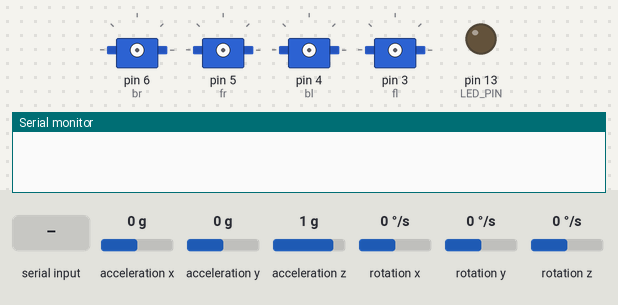
Bench run of a sketch on a simulated Arduino Leonardo, built with avr-gcc and run on an emulated ATmega32U4. Shown: 4 × servo, output pins drawn as LEDs (lit = HIGH), the last lines printed to the serial monitor. Wiring (inferred from the names in the program): 4 × servo: signal pin 3 / signal pin 4 / signal pin 5 / signal pin 6. Dashed ring = blinking. Inputs (shaded band) come from the test bench; at power-on: acceleration x 0 g, rotation z 0 °/s, acceleration z 1 g, acceleration y 0 g, rotation x 0 °/s, rotation y 0 °/s. The sensor or clock chip raises its interrupt line as the real part does; servo pulses on a pin are drawn as a servo (544–2400 µs = 0–180°); pins used as bus, display or sensor lines are not drawn.

Above: at 0.1 s.
At 1.7 s:
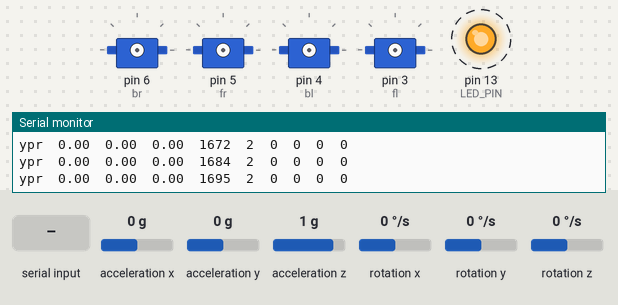
1.8 s: byte 255 (255) received over Serial
4.8 s: acceleration x set to -1.4 g
7.8 s: "1\n" received over Serial
10.8 s: rotation z set to 100 °/s
13.8 s: acceleration z set to -1.4 g
At 13.95 s:
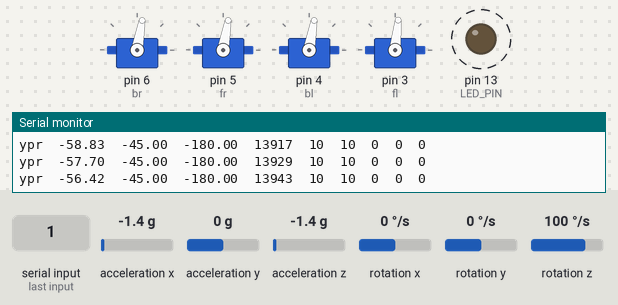
Timing chart, 0 to 20.8 s (numbered marks = the images above; inputs shaded):
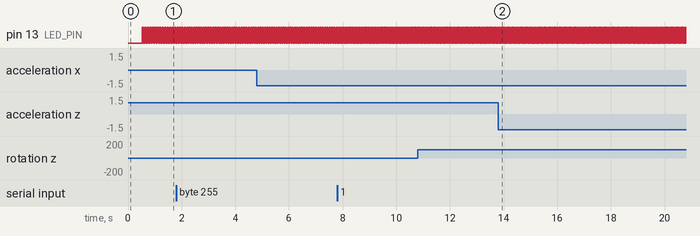

The sketch:

speedcontroller.ino
```cpp
// I2C device class (I2Cdev) demonstration Arduino sketch for MPU6050 class using DMP (MotionApps v2.0)
// 6/21/2012 by Jeff Rowberg <jeff@rowberg.net>
// Updates should (hopefully) always be available at https://github.com/jrowberg/i2cdevlib
//
// Changelog:
//      2013-05-08 - added seamless Fastwire support
//                 - added note about gyro calibration
//      2012-06-21 - added note about Arduino 1.0.1 + Leonardo compatibility error
//      2012-06-20 - improved FIFO overflow handling and simplified read process
//      2012-06-19 - completely rearranged DMP initialization code and simplification
//      2012-06-13 - pull gyro and accel data from FIFO packet instead of reading directly
//      2012-06-09 - fix broken FIFO read sequence and change interrupt detection to RISING
//      2012-06-05 - add gravity-compensated initial reference frame acceleration output
//                 - add 3D math helper file to DMP6 example sketch
//                 - add Euler output and Yaw/Pitch/Roll output formats
//      2012-06-04 - remove accel offset clearing for better results (thanks Sungon Lee)
//      2012-06-01 - fixed gyro sensitivity to be 2000 deg/sec instead of 250
//      2012-05-30 - basic DMP initialization working

/* ============================================
I2Cdev device library code is placed under the MIT license
Copyright (c) 2012 Jeff Rowberg

Permission is hereby granted, free of charge, to any person obtaining a copy
of this software and associated documentation files (the "Software"), to deal
in the Software without restriction, including without limitation the rights
to use, copy, modify, merge, publish, distribute, sublicense, and/or sell
copies of the Software, and to permit persons to whom the Software is
furnished to do so, subject to the following conditions:

The above copyright notice and this permission notice shall be included in
all copies or substantial portions of the Software.

THE SOFTWARE IS PROVIDED "AS IS", WITHOUT WARRANTY OF ANY KIND, EXPRESS OR
IMPLIED, INCLUDING BUT NOT LIMITED TO THE WARRANTIES OF MERCHANTABILITY,
FITNESS FOR A PARTICULAR PURPOSE AND NONINFRINGEMENT. IN NO EVENT SHALL THE
AUTHORS OR COPYRIGHT HOLDERS BE LIABLE FOR ANY CLAIM, DAMAGES OR OTHER
LIABILITY, WHETHER IN AN ACTION OF CONTRACT, TORT OR OTHERWISE, ARISING FROM,
OUT OF OR IN CONNECTION WITH THE SOFTWARE OR THE USE OR OTHER DEALINGS IN
THE SOFTWARE.
===============================================
*/

// I2Cdev and MPU6050 must be installed as libraries, or else the .cpp/.h files
// for both classes must be in the include path of your project
#include "I2Cdev.h"

#include "MPU6050_6Axis_MotionApps20.h"
//#include "MPU6050.h" // not necessary if using MotionApps include file

#include "SoftwareServo.h"

// Arduino Wire library is required if I2Cdev I2CDEV_ARDUINO_WIRE implementation
// is used in I2Cdev.h
#if I2CDEV_IMPLEMENTATION == I2CDEV_ARDUINO_WIRE
    #include "Wire.h"
#endif

// class default I2C address is 0x68
// specific I2C addresses may be passed as a parameter here
// AD0 low = 0x68 (default for SparkFun breakout and InvenSense evaluation board)
// AD0 high = 0x69
MPU6050 mpu;
//MPU6050 mpu(0x69); // <-- use for AD0 high

/* =========================================================================
   NOTE: In addition to connection 3.3v, GND, SDA, and SCL, this sketch
   depends on the MPU-6050's INT pin being connected to the Arduino's
   external interrupt #0 pin. On the Arduino Uno and Mega 2560, this is
   digital I/O pin 2.
 * ========================================================================= */

/* =========================================================================
   NOTE: Arduino v1.0.1 with the Leonardo board generates a compile error
   when using Serial.write(buf, len). The Teapot output uses this method.
   The solution requires a modification to the Arduino USBAPI.h file, which
   is fortunately simple, but annoying. This will be fixed in the next IDE
   release. For more info, see these links:

   http://arduino.cc/forum/index.php/topic,109987.0.html
   http://code.google.com/p/arduino/issues/detail?id=958
 * ========================================================================= */


// uncomment "OUTPUT_READABLE_QUATERNION" if you want to see the actual
// quaternion components in a [w, x, y, z] format (not best for parsing
// on a remote host such as Processing or something though)
//#define OUTPUT_READABLE_QUATERNION

// uncomment "OUTPUT_READABLE_EULER" if you want to see Euler angles
// (in degrees) calculated from the quaternions coming from the FIFO.
// Note that Euler angles suffer from gimbal lock (for more info, see
// http://en.wikipedia.org/wiki/Gimbal_lock)
//#define OUTPUT_READABLE_EULER

// uncomment "OUTPUT_READABLE_YAWPITCHROLL" if you want to see the yaw/
// pitch/roll angles (in degrees) calculated from the quaternions coming
// from the FIFO. Note this also requires gravity vector calculations.
// Also note that yaw/pitch/roll angles suffer from gimbal lock (for
// more info, see: http://en.wikipedia.org/wiki/Gimbal_lock)
//#define OUTPUT_READABLE_YAWPITCHROLL

// uncomment "OUTPUT_READABLE_YAWPITCHROLL" if you want to see the yaw/
// pitch/roll angles (in degrees) calculated from the quaternions coming
// from the FIFO. Note this also requires gravity vector calculations.
// Also note that yaw/pitch/roll angles suffer from gimbal lock (for
// more info, see: http://en.wikipedia.org/wiki/Gimbal_lock)
#define OUTPUT_READABLE_QUADCOPTER

// uncomment "OUTPUT_READABLE_REALACCEL" if you want to see acceleration
// components with gravity removed. This acceleration reference frame is
// not compensated for orientation, so +X is always +X according to the
// sensor, just without the effects of gravity. If you want acceleration
// compensated for orientation, us OUTPUT_READABLE_WORLDACCEL instead.
//#define OUTPUT_READABLE_REALACCEL

// uncomment "OUTPUT_READABLE_WORLDACCEL" if you want to see acceleration
// components with gravity removed and adjusted for the world frame of
// reference (yaw is relative to initial orientation, since no magnetometer
// is present in this case). Could be quite handy in some cases.
//#define OUTPUT_READABLE_WORLDACCEL

// uncomment "OUTPUT_TEAPOT" if you want output that matches the
// format used for the InvenSense teapot demo
//#define OUTPUT_TEAPOT


#define LED_PIN 13 // (Arduino is 13, Teensy is 11, Teensy++ is 6)
bool blinkState = false;

// MPU control/status vars
bool dmpReady = false;  // set true if DMP init was successful
uint8_t mpuIntStatus;   // holds actual interrupt status byte from MPU
uint8_t devStatus;      // return status after each device operation (0 = success, !0 = error)
uint16_t packetSize;    // expected DMP packet size (default is 42 bytes)
uint16_t fifoCount;     // count of all bytes currently in FIFO
uint8_t fifoBuffer[64]; // FIFO storage buffer

// orientation/motion vars
Quaternion q;           // [w, x, y, z]         quaternion container
VectorInt16 aa;         // [x, y, z]            accel sensor measurements
VectorInt16 aaReal;     // [x, y, z]            gravity-free accel sensor measurements
VectorInt16 aaWorld;    // [x, y, z]            world-frame accel sensor measurements
VectorFloat gravity;    // [x, y, z]            gravity vector
float euler[3];         // [psi, theta, phi]    Euler angle container
float ypr[3];           // [yaw, pitch, roll]   yaw/pitch/roll container and gravity vector

// packet structure for InvenSense teapot demo
uint8_t teapotPacket[14] = { '$', 0x02, 0,0, 0,0, 0,0, 0,0, 0x00, 0x00, '\r', '\n' };


// ================================================================
// ===               INTERRUPT DETECTION ROUTINE                ===
// ================================================================

volatile bool mpuInterrupt = false;     // indicates whether MPU interrupt pin has gone high
void dmpDataReady() {
    mpuInterrupt = true;
}

int fl_pin = 3;
int bl_pin = 4;
int fr_pin = 5;
int br_pin = 6;

int fl_power = 0, bl_power = 0, fr_power = 0, br_power = 0;
bool nextRead_fl = true, nextRead_bl = false, nextRead_fr = false, nextRead_br = false;
int c = 2;

long motor_watchdog = millis();

SoftwareServo fl, bl, fr, br;

const uint16_t PWM_MIN_PULSE_WIDTH = 1350;
const uint16_t PWM_MAX_PULSE_WIDTH = 2400;

bool areServosAttached = false;

void setServoAttachment(bool value)
{
  if(value)
  {
    if (!areServosAttached)
    {
      fl.attach(3);
      fl.setMinimumPulse(PWM_MIN_PULSE_WIDTH);
      fl.setMaximumPulse(PWM_MAX_PULSE_WIDTH);
      fl.write(0);
      bl.attach(4);
      bl.setMinimumPulse(PWM_MIN_PULSE_WIDTH);
      bl.setMaximumPulse(PWM_MAX_PULSE_WIDTH);
      bl.write(0);
      fr.attach(5);
      fr.setMinimumPulse(PWM_MIN_PULSE_WIDTH);
      fr.setMaximumPulse(PWM_MAX_PULSE_WIDTH);
      fr.write(0);
      br.attach(6);
      br.setMinimumPulse(PWM_MIN_PULSE_WIDTH);
      br.setMaximumPulse(PWM_MAX_PULSE_WIDTH);
      br.write(0);
      areServosAttached = true;
    }
  }
  else
  {
    if (areServosAttached)
    {
      fl.detach();
      bl.detach();
      fr.detach();
      br.detach();
      areServosAttached = false;
    }
  }
}

// ================================================================
// ===                      INITIAL SETUP                       ===
// ================================================================

void setup() {
    // join I2C bus (I2Cdev library doesn't do this automatically)
    #if I2CDEV_IMPLEMENTATION == I2CDEV_ARDUINO_WIRE
        Wire.begin();
        TWBR = 24; // 400kHz I2C clock (200kHz if CPU is 8MHz)
    #elif I2CDEV_IMPLEMENTATION == I2CDEV_BUILTIN_FASTWIRE
        Fastwire::setup(400, true);
    #endif

    // initialize serial communication
    // (115200 chosen because it is required for Teapot Demo output, but it's
    // really up to you depending on your project)
    Serial.begin(115200);
    while (!Serial); // wait for Leonardo enumeration, others continue immediately

    // NOTE: 8MHz or slower host processors, like the Teensy @ 3.3v or Ardunio
    // Pro Mini running at 3.3v, cannot handle this baud rate reliably due to
    // the baud timing being too misaligned with processor ticks. You must use
    // 38400 or slower in these cases, or use some kind of external separate
    // crystal solution for the UART timer.

    // initialize device
    //Serial.println(F("Initializing I2C devices..."));
    mpu.initialize();

    // verify connection
    //Serial.println(F("Testing device connections..."));
    //Serial.println(mpu.testConnection() ? F("MPU6050 connection successful") : F("MPU6050 connection failed"));

    // wait for ready
    //Serial.println(F("\nSend any character to begin DMP programming and demo: "));
    //while (Serial.available() && Serial.read()); // empty buffer
    //while (!Serial.available());                 // wait for data
    //while (Serial.available() && Serial.read()); // empty buffer again

    // load and configure the DMP
    //Serial.println(F("Initializing DMP..."));
    devStatus = mpu.dmpInitialize();

    // supply your own gyro offsets here, scaled for min sensitivity
    mpu.setXGyroOffset(220);
    mpu.setYGyroOffset(76);
    mpu.setZGyroOffset(-85);
    mpu.setZAccelOffset(1788); // 1688 factory default for my test chip

    // make sure it worked (returns 0 if so)
    if (devStatus == 0) {
        // turn on the DMP, now that it's ready
        //Serial.println(F("Enabling DMP..."));
        mpu.setDMPEnabled(true);

        // enable Arduino interrupt detection
        //Serial.println(F("Enabling interrupt detection (Arduino external interrupt 0)..."));
        attachInterrupt(0, dmpDataReady, RISING);
        mpuIntStatus = mpu.getIntStatus();

        // set our DMP Ready flag so the main loop() function knows it's okay to use it
        //Serial.println(F("DMP ready! Waiting for first interrupt..."));
        dmpReady = true;

        // get expected DMP packet size for later comparison
        packetSize = mpu.dmpGetFIFOPacketSize();
    } else {
        // ERROR!
        // 1 = initial memory load failed
        // 2 = DMP configuration updates failed
        // (if it's going to break, usually the code will be 1)
        //Serial.print(F("DMP Initialization failed (code "));
        //Serial.print(devStatus);
        //Serial.println(F(")"));
    }

    // configure LED for output
    pinMode(LED_PIN, OUTPUT);

    setServoAttachment(true);
}


// ================================================================
// ===                    MAIN PROGRAM LOOP                     ===
// ================================================================

void loop() {
    // if programming failed, don't try to do anything
    if (!dmpReady) return;

    // wait for MPU interrupt or extra packet(s) available
    while (!mpuInterrupt && fifoCount < packetSize) {
        // other program behavior stuff here
        // .
        // .
        // .
        // if you are really paranoid you can frequently test in between other
        // stuff to see if mpuInterrupt is true, and if so, "break;" from the
        // while() loop to immediately process the MPU data
        // .
        // .
        // .
    }

    // reset interrupt flag and get INT_STATUS byte
    mpuInterrupt = false;
    mpuIntStatus = mpu.getIntStatus();

    // get current FIFO count
    fifoCount = mpu.getFIFOCount();

    // check for overflow (this should never happen unless our code is too inefficient)
    if ((mpuIntStatus & 0x10) || fifoCount == 1024) {
        // reset so we can continue cleanly
        mpu.resetFIFO();
        //Serial.println(F("FIFO overflow!"));

    // otherwise, check for DMP data ready interrupt (this should happen frequently)
    } else if (mpuIntStatus & 0x02) {
        // wait for correct available data length, should be a VERY short wait
        while (fifoCount < packetSize) fifoCount = mpu.getFIFOCount();

        // read a packet from FIFO
        mpu.getFIFOBytes(fifoBuffer, packetSize);

        // track FIFO count here in case there is > 1 packet available
        // (this lets us immediately read more without waiting for an interrupt)
        fifoCount -= packetSize;

        #ifdef OUTPUT_READABLE_QUATERNION
            // display quaternion values in easy matrix form: w x y z
            mpu.dmpGetQuaternion(&q, fifoBuffer);
            Serial.print("quat\t");
            Serial.print(q.w);
            Serial.print("\t");
            Serial.print(q.x);
            Serial.print("\t");
            Serial.print(q.y);
            Serial.print("\t");
            Serial.println(q.z);
        #endif

        #ifdef OUTPUT_READABLE_EULER
            // display Euler angles in degrees
            mpu.dmpGetQuaternion(&q, fifoBuffer);
            mpu.dmpGetEuler(euler, &q);
            Serial.print("euler\t");
            Serial.print(euler[0] * 180/M_PI);
            Serial.print("\t");
            Serial.print(euler[1] * 180/M_PI);
            Serial.print("\t");
            Serial.println(euler[2] * 180/M_PI);
        #endif

        #ifdef OUTPUT_READABLE_YAWPITCHROLL
            // display Euler angles in degrees
            mpu.dmpGetQuaternion(&q, fifoBuffer);
            mpu.dmpGetGravity(&gravity, &q);
            mpu.dmpGetYawPitchRoll(ypr, &q, &gravity);
            Serial.print("ypr\t");
            Serial.print(ypr[0] * 180/M_PI);
            Serial.print("\t");
            Serial.print(ypr[1] * 180/M_PI);
            Serial.print("\t");
            Serial.println(ypr[2] * 180/M_PI);
        #endif

        #ifdef OUTPUT_READABLE_QUADCOPTER
            // display Euler angles in degrees
            mpu.dmpGetQuaternion(&q, fifoBuffer);
            mpu.dmpGetGravity(&gravity, &q);
            mpu.dmpGetYawPitchRoll(ypr, &q, &gravity);
            Serial.print("ypr\t");
            Serial.print(ypr[0] * 180/M_PI);
            Serial.print("\t");
            Serial.print(ypr[1] * 180/M_PI);
            Serial.print("\t");
            Serial.print(ypr[2] * 180/M_PI);
            Serial.print("\t");
            Serial.print(millis() - motor_watchdog);
            Serial.print("\t");
            Serial.print(c);
            Serial.print("\t");
            Serial.print(fl_power);
            Serial.print("\t");
            Serial.print(bl_power);
            Serial.print("\t");
            Serial.print(fr_power);
            Serial.print("\t");
            Serial.println(br_power);
        #endif

        #ifdef OUTPUT_READABLE_REALACCEL
            // display real acceleration, adjusted to remove gravity
            mpu.dmpGetQuaternion(&q, fifoBuffer);
            mpu.dmpGetAccel(&aa, fifoBuffer);
            mpu.dmpGetGravity(&gravity, &q);
            mpu.dmpGetLinearAccel(&aaReal, &aa, &gravity);
            Serial.print("areal\t");
            Serial.print(aaReal.x);
            Serial.print("\t");
            Serial.print(aaReal.y);
            Serial.print("\t");
            Serial.println(aaReal.z);
        #endif

        #ifdef OUTPUT_READABLE_WORLDACCEL
            // display initial world-frame acceleration, adjusted to remove gravity
            // and rotated based on known orientation from quaternion
            mpu.dmpGetQuaternion(&q, fifoBuffer);
            mpu.dmpGetAccel(&aa, fifoBuffer);
            mpu.dmpGetGravity(&gravity, &q);
            mpu.dmpGetLinearAccel(&aaReal, &aa, &gravity);
            mpu.dmpGetLinearAccelInWorld(&aaWorld, &aaReal, &q);
            Serial.print("aworld\t");
            Serial.print(aaWorld.x);
            Serial.print("\t");
            Serial.print(aaWorld.y);
            Serial.print("\t");
            Serial.println(aaWorld.z);
        #endif

        #ifdef OUTPUT_TEAPOT
            // display quaternion values in InvenSense Teapot demo format:
            teapotPacket[2] = fifoBuffer[0];
            teapotPacket[3] = fifoBuffer[1];
            teapotPacket[4] = fifoBuffer[4];
            teapotPacket[5] = fifoBuffer[5];
            teapotPacket[6] = fifoBuffer[8];
            teapotPacket[7] = fifoBuffer[9];
            teapotPacket[8] = fifoBuffer[12];
            teapotPacket[9] = fifoBuffer[13];
            //Serial.write(teapotPacket, 14);
            teapotPacket[11]++; // packetCount, loops at 0xFF on purpose
        #endif

        // Start motor control stuff here

        /*while (Serial.available() > 4)
        {
          if (Serial.read() == 1)
          {
            /*fl_power = Serial.parseInt();
            bl_power = Serial.parseInt();
            fr_power = Serial.parseInt();
            br_power = Serial.parseInt();*//*
            fl_power = Serial.read();
            bl_power = Serial.read();
            fr_power = Serial.read();
            br_power = Serial.read();
            fl.write(fl_power);
            bl.write(bl_power);
            fr.write(fr_power);
            br.write(br_power);
            motor_watchdog = millis();
          }
        }*/

        /*Serial.print("MOTORS\t");
            Serial.print("0.0\t1.0\t2.0\t");
            Serial.print(fl_power);
            Serial.print("\t");
            Serial.print(bl_power);
            Serial.print("\t");
            Serial.print(fr_power);
            Serial.print("\t");
            Serial.println(br_power);*/

        while (Serial.available() > 0)
        {
          c = (int)Serial.read();
          if (c > 180)
          {
            // Set flag for next value to be read
            switch (c)
            {
              case 255:
                nextRead_fl = true;
                nextRead_bl = false;
                nextRead_fr = false;
                nextRead_br = false;
                break;
              case 254:
                nextRead_fl = false;
                nextRead_bl = true;
                nextRead_fr = false;
                nextRead_br = false;
                break;
              case 253:
                nextRead_fl = false;
                nextRead_bl = false;
                nextRead_fr = true;
                nextRead_br = false;
                break;
              case 252:
                nextRead_fl = false;
                nextRead_bl = false;
                nextRead_fr = false;
                nextRead_br = true;
                break;
              default:
                nextRead_fl = true;
                nextRead_bl = false;
                nextRead_fr = false;
                nextRead_br = false;
                break;
            }
          }
          else
          {
            // Update the value of the motor
            if (nextRead_fl)
            {
              fl_power = c;
            }
            if (nextRead_bl)
            {
              bl_power = c;
            }
            if (nextRead_fr)
            {
              fr_power = c;
            }
            if (nextRead_br)
            {
              br_power = c;
            }
          }

          /*fl_power = Serial.read();
          bl_power = fl_power;
          fr_power = fl_power;
          br_power = fl_power;
          fl.write(fl_power);
          bl.write(bl_power);
          fr.write(fr_power);
          br.write(br_power);*/


          //motor_watchdog = millis();
        }

        if(false)//millis() - motor_watchdog > 50)
        {
          fl_power = 0;
          bl_power = 0;
          fr_power = 0;
          br_power = 0;
          fl.write(0);
          bl.write(0);
          fr.write(0);
          br.write(0);
        }
        else{
          if (fl_power == 0 && bl_power == 0 && fr_power == 0 && br_power == 0)
          {
            setServoAttachment(false);
          }
          else
          {
            setServoAttachment(true);
            fl.write(fl_power);
            bl.write(bl_power);
            fr.write(fr_power);
            br.write(br_power);
          }
        }

        SoftwareServo::refresh();

        // blink LED to indicate activity
        blinkState = !blinkState;
        digitalWrite(LED_PIN, blinkState);
    }
}
```

Source omitted: SoftwareServo.cpp (3280 bytes), SoftwareServo.h (1206 bytes)

Measured:
- after the input at 13.8 s, servo on pin 3 (fl): stays 84° (without the input it goes to 85° after 5.7 s)
- by itself, pin 13 (LED_PIN): alternates HIGH for 0.01 s and LOW for 0.01 s
